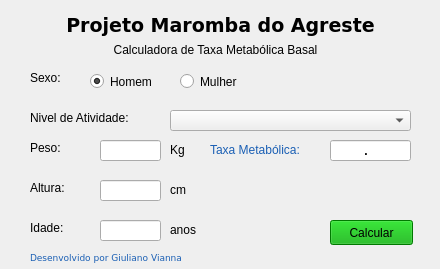
<?xml version="1.0" encoding="UTF-8"?>
<ui version="4.0">
 <class>MainWindow</class>
 <widget class="QWidget" name="MainWindow">
  <property name="windowModality">
   <enum>Qt::NonModal</enum>
  </property>
  <property name="geometry">
   <rect>
    <x>0</x>
    <y>0</y>
    <width>440</width>
    <height>269</height>
   </rect>
  </property>
  <property name="sizePolicy">
   <sizepolicy hsizetype="Fixed" vsizetype="Fixed">
    <horstretch>0</horstretch>
    <verstretch>0</verstretch>
   </sizepolicy>
  </property>
  <property name="windowTitle">
   <string>Calculadora Maromba do Agreste</string>
  </property>
  <widget class="QLabel" name="label">
   <property name="geometry">
    <rect>
     <x>70</x>
     <y>40</y>
     <width>291</width>
     <height>20</height>
    </rect>
   </property>
   <property name="text">
    <string>Calculadora de Taxa Metabólica Basal</string>
   </property>
   <property name="alignment">
    <set>Qt::AlignCenter</set>
   </property>
  </widget>
  <widget class="QLabel" name="label_2">
   <property name="geometry">
    <rect>
     <x>20</x>
     <y>10</y>
     <width>401</width>
     <height>31</height>
    </rect>
   </property>
   <property name="font">
    <font>
     <family>DejaVu Sans</family>
     <pointsize>14</pointsize>
     <bold>true</bold>
    </font>
   </property>
   <property name="text">
    <string>Projeto Maromba do Agreste</string>
   </property>
   <property name="alignment">
    <set>Qt::AlignCenter</set>
   </property>
  </widget>
  <widget class="QLabel" name="label_3">
   <property name="geometry">
    <rect>
     <x>30</x>
     <y>70</y>
     <width>60</width>
     <height>16</height>
    </rect>
   </property>
   <property name="text">
    <string>Sexo:</string>
   </property>
  </widget>
  <widget class="QLabel" name="label_4">
   <property name="geometry">
    <rect>
     <x>30</x>
     <y>140</y>
     <width>60</width>
     <height>16</height>
    </rect>
   </property>
   <property name="text">
    <string>Peso:</string>
   </property>
  </widget>
  <widget class="QLabel" name="label_5">
   <property name="geometry">
    <rect>
     <x>30</x>
     <y>180</y>
     <width>60</width>
     <height>16</height>
    </rect>
   </property>
   <property name="text">
    <string>Altura:</string>
   </property>
  </widget>
  <widget class="QLabel" name="label_6">
   <property name="geometry">
    <rect>
     <x>30</x>
     <y>220</y>
     <width>60</width>
     <height>16</height>
    </rect>
   </property>
   <property name="text">
    <string>Idade:</string>
   </property>
  </widget>
  <widget class="QLabel" name="label_7">
   <property name="geometry">
    <rect>
     <x>30</x>
     <y>110</y>
     <width>131</width>
     <height>16</height>
    </rect>
   </property>
   <property name="text">
    <string>Nivel de Atividade:</string>
   </property>
  </widget>
  <widget class="QRadioButton" name="rd_homem">
   <property name="geometry">
    <rect>
     <x>90</x>
     <y>70</y>
     <width>106</width>
     <height>23</height>
    </rect>
   </property>
   <property name="text">
    <string>Homem</string>
   </property>
   <property name="checkable">
    <bool>true</bool>
   </property>
   <property name="checked">
    <bool>true</bool>
   </property>
  </widget>
  <widget class="QRadioButton" name="rd_mulher">
   <property name="geometry">
    <rect>
     <x>180</x>
     <y>70</y>
     <width>106</width>
     <height>23</height>
    </rect>
   </property>
   <property name="text">
    <string>Mulher</string>
   </property>
  </widget>
  <widget class="QLineEdit" name="txt_peso">
   <property name="geometry">
    <rect>
     <x>100</x>
     <y>140</y>
     <width>61</width>
     <height>21</height>
    </rect>
   </property>
   <property name="inputMethodHints">
    <set>Qt::ImhNone</set>
   </property>
   <property name="alignment">
    <set>Qt::AlignCenter</set>
   </property>
   <property name="dragEnabled">
    <bool>false</bool>
   </property>
   <property name="readOnly">
    <bool>false</bool>
   </property>
  </widget>
  <widget class="QLineEdit" name="txt_altura">
   <property name="geometry">
    <rect>
     <x>100</x>
     <y>180</y>
     <width>61</width>
     <height>21</height>
    </rect>
   </property>
   <property name="alignment">
    <set>Qt::AlignCenter</set>
   </property>
  </widget>
  <widget class="QLineEdit" name="txt_idade">
   <property name="geometry">
    <rect>
     <x>100</x>
     <y>220</y>
     <width>61</width>
     <height>21</height>
    </rect>
   </property>
   <property name="sizePolicy">
    <sizepolicy hsizetype="Fixed" vsizetype="Fixed">
     <horstretch>0</horstretch>
     <verstretch>0</verstretch>
    </sizepolicy>
   </property>
   <property name="alignment">
    <set>Qt::AlignCenter</set>
   </property>
  </widget>
  <widget class="QComboBox" name="cb_opcao">
   <property name="geometry">
    <rect>
     <x>170</x>
     <y>110</y>
     <width>241</width>
     <height>21</height>
    </rect>
   </property>
   <item>
    <property name="text">
     <string/>
    </property>
   </item>
   <item>
    <property name="text">
     <string>Sedentário</string>
    </property>
   </item>
   <item>
    <property name="text">
     <string>Levemente ativo</string>
    </property>
   </item>
   <item>
    <property name="text">
     <string>Moderadamente ativo</string>
    </property>
   </item>
   <item>
    <property name="text">
     <string>Altamente ativo</string>
    </property>
   </item>
   <item>
    <property name="text">
     <string>Extremamente ativo</string>
    </property>
   </item>
  </widget>
  <widget class="QPushButton" name="bt_calcular">
   <property name="geometry">
    <rect>
     <x>330</x>
     <y>220</y>
     <width>83</width>
     <height>25</height>
    </rect>
   </property>
   <property name="styleSheet">
    <string notr="true">background-color: rgb(0, 170, 0);</string>
   </property>
   <property name="text">
    <string>Calcular</string>
   </property>
  </widget>
  <widget class="QLabel" name="label_8">
   <property name="geometry">
    <rect>
     <x>210</x>
     <y>140</y>
     <width>111</width>
     <height>20</height>
    </rect>
   </property>
   <property name="text">
    <string>&lt;html&gt;&lt;head/&gt;&lt;body&gt;&lt;p&gt;&lt;span style=&quot; color:#1a5fb4;&quot;&gt;Taxa Metabólica:&lt;/span&gt;&lt;/p&gt;&lt;/body&gt;&lt;/html&gt;</string>
   </property>
  </widget>
  <widget class="QLineEdit" name="txt_resultado">
   <property name="geometry">
    <rect>
     <x>330</x>
     <y>140</y>
     <width>81</width>
     <height>21</height>
    </rect>
   </property>
   <property name="font">
    <font>
     <bold>true</bold>
    </font>
   </property>
   <property name="autoFillBackground">
    <bool>false</bool>
   </property>
   <property name="inputMask">
    <string>0.000</string>
   </property>
   <property name="alignment">
    <set>Qt::AlignCenter</set>
   </property>
   <property name="readOnly">
    <bool>true</bool>
   </property>
  </widget>
  <widget class="QLabel" name="label_9">
   <property name="geometry">
    <rect>
     <x>30</x>
     <y>250</y>
     <width>201</width>
     <height>16</height>
    </rect>
   </property>
   <property name="font">
    <font>
     <family>DejaVu Sans</family>
     <pointsize>7</pointsize>
    </font>
   </property>
   <property name="text">
    <string>&lt;html&gt;&lt;head/&gt;&lt;body&gt;&lt;p&gt;&lt;span style=&quot; color:#1a5fb4;&quot;&gt;Desenvolvido por Giuliano Vianna&lt;/span&gt;&lt;/p&gt;&lt;/body&gt;&lt;/html&gt;</string>
   </property>
  </widget>
  <widget class="QLabel" name="label_10">
   <property name="geometry">
    <rect>
     <x>170</x>
     <y>140</y>
     <width>21</width>
     <height>20</height>
    </rect>
   </property>
   <property name="text">
    <string>&lt;html&gt;&lt;head/&gt;&lt;body&gt;&lt;p&gt;Kg&lt;/p&gt;&lt;/body&gt;&lt;/html&gt;</string>
   </property>
  </widget>
  <widget class="QLabel" name="label_11">
   <property name="geometry">
    <rect>
     <x>170</x>
     <y>220</y>
     <width>41</width>
     <height>20</height>
    </rect>
   </property>
   <property name="text">
    <string>&lt;html&gt;&lt;head/&gt;&lt;body&gt;&lt;p&gt;&lt;span style=&quot; color:#000000;&quot;&gt;anos&lt;/span&gt;&lt;/p&gt;&lt;/body&gt;&lt;/html&gt;</string>
   </property>
  </widget>
  <widget class="QLabel" name="label_12">
   <property name="geometry">
    <rect>
     <x>170</x>
     <y>180</y>
     <width>41</width>
     <height>20</height>
    </rect>
   </property>
   <property name="text">
    <string>&lt;html&gt;&lt;head/&gt;&lt;body&gt;&lt;p&gt;cm&lt;/p&gt;&lt;/body&gt;&lt;/html&gt;</string>
   </property>
  </widget>
 </widget>
 <tabstops>
  <tabstop>rd_homem</tabstop>
  <tabstop>rd_mulher</tabstop>
  <tabstop>txt_peso</tabstop>
  <tabstop>txt_altura</tabstop>
  <tabstop>txt_idade</tabstop>
  <tabstop>cb_opcao</tabstop>
  <tabstop>bt_calcular</tabstop>
  <tabstop>txt_resultado</tabstop>
 </tabstops>
 <resources/>
 <connections/>
</ui>
